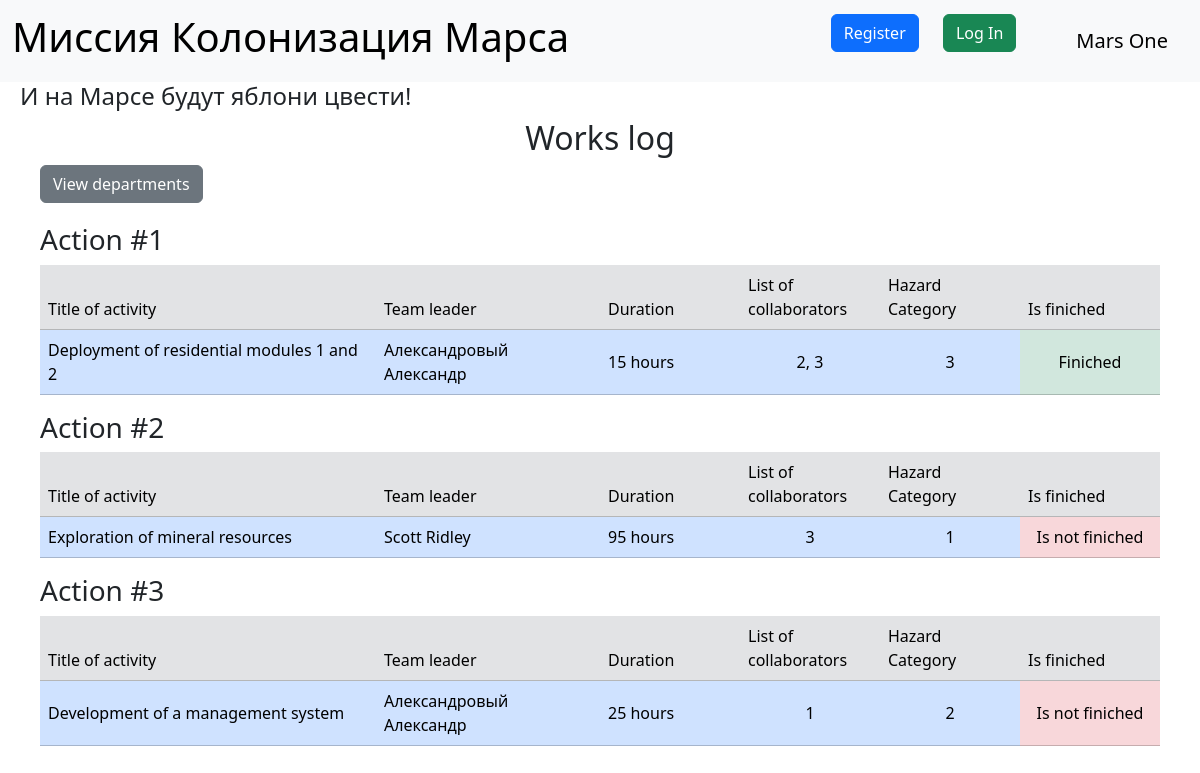
The page / on the database its author committed.
### data/jobs.py (models this page shows, shortened)
class Jobs(SqlAlchemyBase, SerializerMixin):
    __tablename__ = 'jobs'
    id = sqlalchemy.Column(sqlalchemy.Integer, primary_key=True, autoincrement=True)
    job = sqlalchemy.Column(sqlalchemy.String, nullable=True)
    work_size = sqlalchemy.Column(sqlalchemy.Integer, nullable=True)
    collaborators = sqlalchemy.Column(sqlalchemy.String, nullable=True)
    start_date = sqlalchemy.Column(sqlalchemy.DateTime, nullable=True)
    end_date = sqlalchemy.Column(sqlalchemy.DateTime, nullable=True)
    is_finished = sqlalchemy.Column(sqlalchemy.Boolean, nullable=True)
    team_leader = sqlalchemy.Column(sqlalchemy.Integer, sqlalchemy.ForeignKey("users.id"))
    creator = sqlalchemy.Column(sqlalchemy.Integer, default=1)
    user = orm.relationship('User')
    hazard_category_id = sqlalchemy.Column(sqlalchemy.String, sqlalchemy.ForeignKey("hazard_category.id"), nullable=True)
    hazard_category = orm.relationship('HazardCategory')

### main.py (the view)
@app.route('/')
def name():
    db_sess = db_session.create_session()
    jobs = db_sess.query(Jobs).all()
    users = db_sess.query(User).all()
    names = {user.id: f'{user.surname} {user.name}' for user in users}
    return render_template('index.html', jobs=jobs, names=names, title='Work Log')

### data/db_session.py (called while the page is built)
def create_session() -> Session:
    global __factory
    return __factory()

### templates/index.html (shortened to what this page needs)
{% extends "base.html" %}
{% block content %}
<h2 align="center">Works log</h2>
    <a href="/departments" class="btn btn-secondary" style="margin-right: 20px; margin-left: 40px">View departments</a>
<div style="padding-right: 40px; padding-left: 40px; padding-top: 20px">
    {% for job in jobs %}
    <h3>Action #{{ loop.index }}</h3>
    <table class="table" align="center">
        <thead>
        <tr class="table-secondary">
            <td width="30%">Title of activity</td>
            <td width="20%">Team leader</td>
            <td width="12.5%">Duration</td>
            <td width="12.5%">List of collaborators</td>
            <td width="12.5%">Hazard Category</td>
            <td width="12.5%">Is finiched</td>
        </tr>
        </thead>
        <tr class="table-primary table-center-vertical">
            <td>{{ job.job }}</td>
            <td>{{ names[job.team_leader] }}</td>
            <td>{{ job.work_size }} hours</td>
            <td align="center">{{ job.collaborators }}</td>
            <td align="center">{{ job.hazard_category_id }}</td>
            {% if job.is_finished %}
            <td class="table-success" align="center">Finiched</td>
            {% else %}
            <td class="table-danger" align="center">Is not finiched</td>
            {% endif %}
        </tr>
    </table>
    {% endfor %}
</div>
{% endblock %}

### static/css/style.css (style rules this page uses)
.table-center-vertical * { vertical-align: middle; }

### rows shown on the page
Jobs: job "Deployment of residential modules 1 and 2", team_leader "Александровый Александр", work_size "15", collaborators "2, 3", hazard_category_id "3", is_finished "Finiched"
Jobs: job "Exploration of mineral resources", team_leader "Scott Ridley", work_size "95", collaborators "3", hazard_category_id "1", is_finished "Is not finiched"
Jobs: job "Development of a management system", team_leader "Александровый Александр", work_size "25", collaborators "1", hazard_category_id "2", is_finished "Is not finiched"
